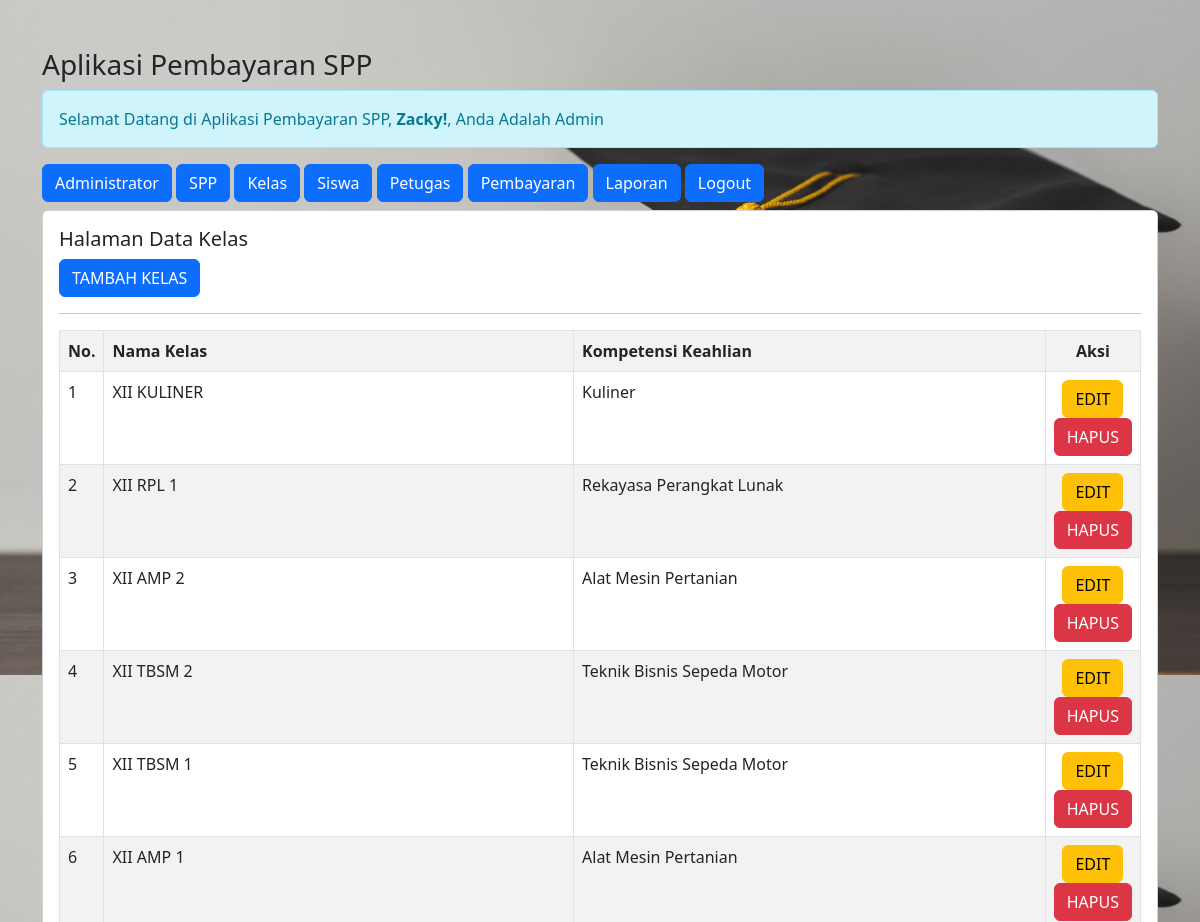
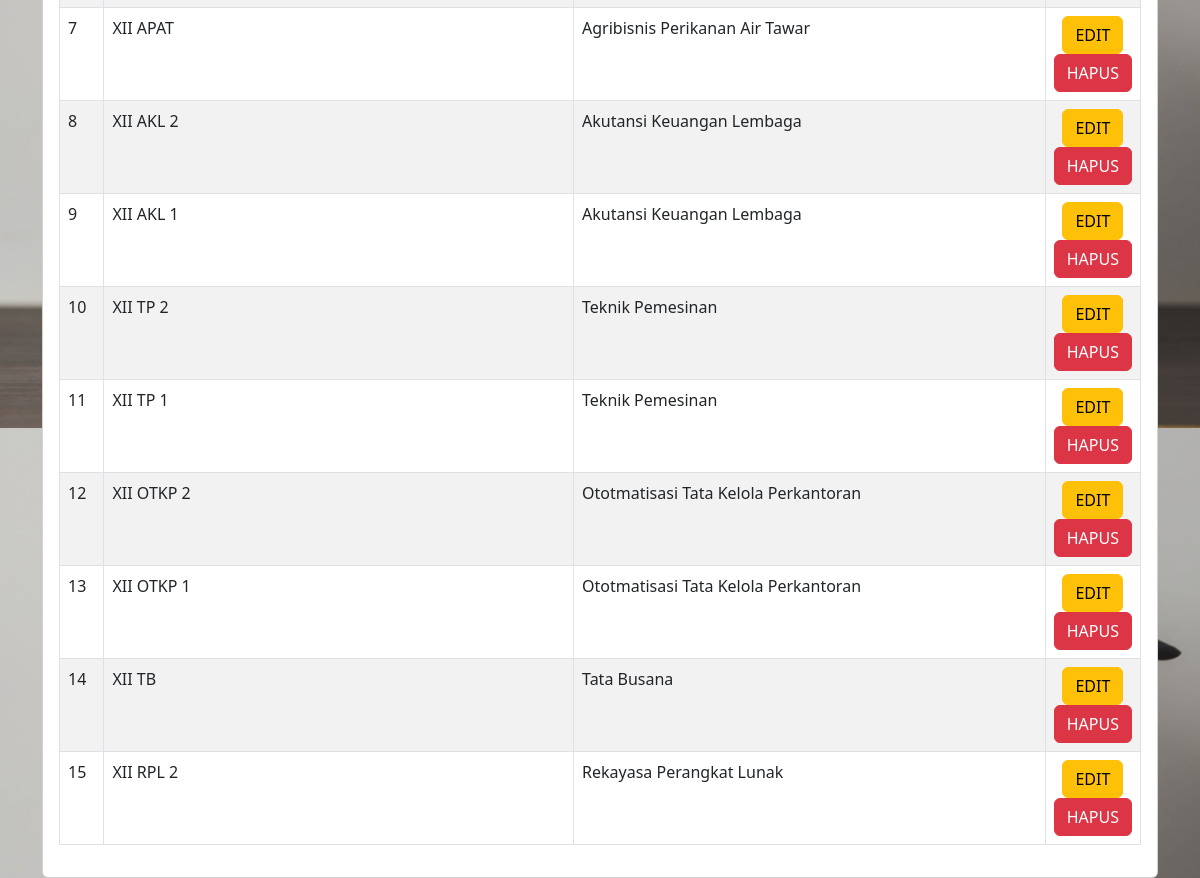
/admin/admin.php?url=kelas (signed in), run on the app's committed database (2 pictures, top to bottom).
### tables this page shows
CREATE TABLE `kelas` (
  `id_kelas` int(11) NOT NULL,
  `nama_kelas` varchar(15) NOT NULL,
  `kompetensi_keahlian` varchar(50) NOT NULL
);

### admin/kelas.php (the view)
<h5>Halaman Data Kelas</h5>
<a href="?url=tambah-kelas" class="btn btn-primary"> TAMBAH KELAS </a>
<hr>
<table class="table table-striped table-bordered">
    <tr class="fw-bold">
        <td>No.</td>
        <td width="500px">Nama Kelas</td>
        <td width="500px">Kompetensi Keahlian</td>
        <td style="text-align: center;">Aksi</td>
    </tr>
    <?php
    include '../koneksi.php';
    $no = 1;
    $sql = "SELECT * FROM kelas ORDER BY id_kelas DESC";
    $query = mysqli_query($koneksi, $sql);
    foreach($query as $data){?>
        <tr>
            <td><?= $no++; ?></td>
            <td><?= $data['nama_kelas'] ?></td>
            <td><?= $data['kompetensi_keahlian'] ?></td>
            <td style="text-align: center;">
                <a href="?url=edit-kelas&id_kelas=<?= $data['id_kelas'] ?>" class='btn btn-warning'>EDIT</a>
                <a onclick="return confirm('Apakah anda Yakin?')" href="?url=hapus-kelas&id_kelas=<?= $data['id_kelas'] ?>" class='btn btn-danger'>HAPUS</a>
            </td>
        </tr>
    <?php } ?>
</table>

### admin/admin.php (style rules this page uses)
body { background-image: url(../img/bg.jpg); background-size: 100%; }

### data on the page
kelas: nama_kelas "XII KULINER", kompetensi_keahlian "Kuliner"
kelas: nama_kelas "XII RPL 1", kompetensi_keahlian "Rekayasa Perangkat Lunak"
kelas: nama_kelas "XII AMP 2", kompetensi_keahlian "Alat Mesin Pertanian"
kelas: nama_kelas "XII TBSM 2", kompetensi_keahlian "Teknik Bisnis Sepeda Motor"
kelas: nama_kelas "XII TBSM 1", kompetensi_keahlian "Teknik Bisnis Sepeda Motor"
kelas: nama_kelas "XII AMP 1", kompetensi_keahlian "Alat Mesin Pertanian"
kelas: nama_kelas "XII APAT", kompetensi_keahlian "Agribisnis Perikanan Air Tawar"
kelas: nama_kelas "XII AKL 2", kompetensi_keahlian "Akutansi Keuangan Lembaga"
kelas: nama_kelas "XII AKL 1", kompetensi_keahlian "Akutansi Keuangan Lembaga"
kelas: nama_kelas "XII TP 2", kompetensi_keahlian "Teknik Pemesinan"
kelas: nama_kelas "XII TP 1", kompetensi_keahlian "Teknik Pemesinan"
kelas: nama_kelas "XII OTKP 2", kompetensi_keahlian "Ototmatisasi Tata Kelola Perkantoran"
kelas: nama_kelas "XII OTKP 1", kompetensi_keahlian "Ototmatisasi Tata Kelola Perkantoran"
kelas: nama_kelas "XII TB", kompetensi_keahlian "Tata Busana"
kelas: nama_kelas "XII RPL 2", kompetensi_keahlian "Rekayasa Perangkat Lunak"

### other printed values
$_SESSION['nama_petugas'] "Zacky"
